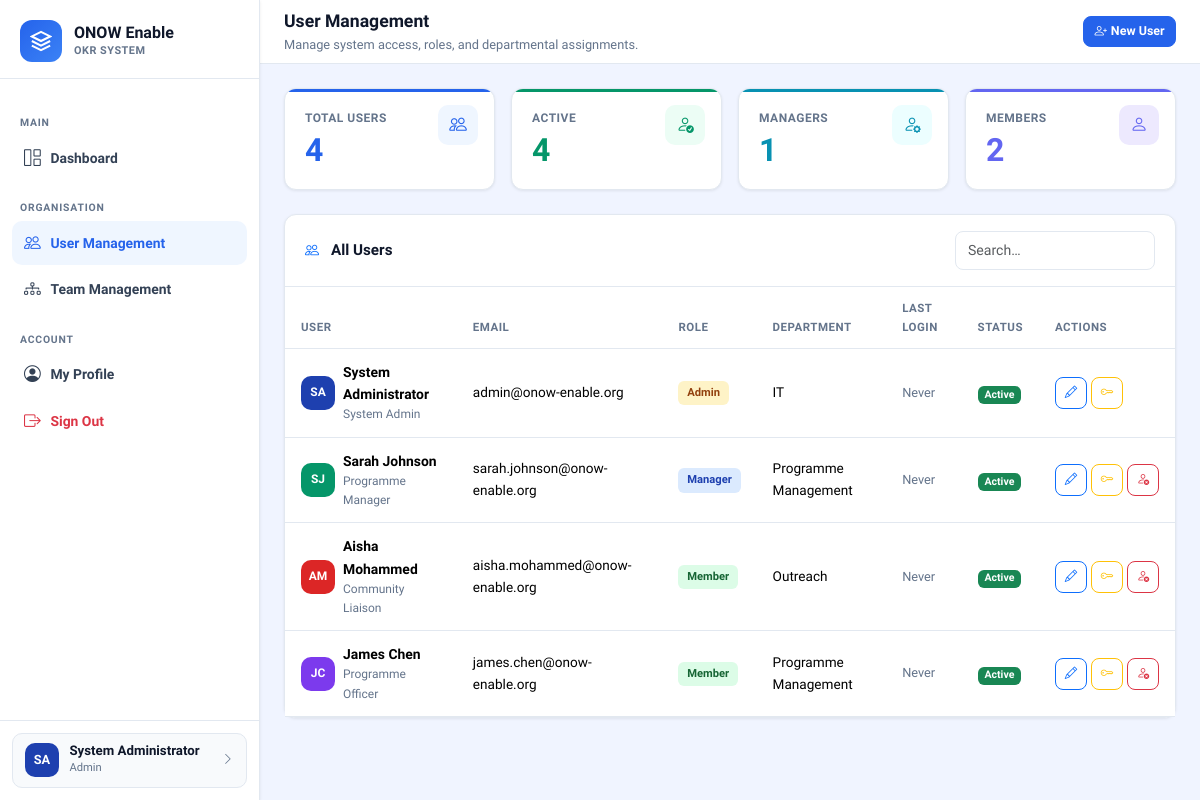
/users.php (signed in), run on the app's committed database.
### tables this page shows
CREATE TABLE IF NOT EXISTS users (
    id            INT AUTO_INCREMENT PRIMARY KEY,
    full_name     VARCHAR(100)  NOT NULL,
    email         VARCHAR(150)  NOT NULL UNIQUE,
    password_hash VARCHAR(255)  NOT NULL,
    role          ENUM('Admin','Manager','Member') NOT NULL DEFAULT 'Member',
    phone         VARCHAR(30),
    department    VARCHAR(100),
    job_title     VARCHAR(100),
    avatar_color  VARCHAR(7)    DEFAULT '#2563EB',
    is_active     TINYINT(1)    DEFAULT 1,
    last_login    DATETIME,
    created_at    DATETIME      DEFAULT CURRENT_TIMESTAMP,
    updated_at    DATETIME      DEFAULT CURRENT_TIMESTAMP ON UPDATE CURRENT_TIMESTAMP
);

### includes/auth.php (called while the page is built, shortened)
<?php
require_once __DIR__.'/config.php';
function isLoggedIn(): bool {
    return true;
}
function getCurrentUser(): ?array {
    $s = getDB()->prepare("SELECT id,full_name,email,role,phone,department,job_title,avatar_color,last_login FROM users WHERE id=? AND is_active=1");
    $s->execute([$_SESSION['user_id']]);
    return $s->fetch() ?: null;
}

### includes/config.php (called while the page is built, shortened)
<?php
function getDB(): PDO {
    static $pdo = null;
    if ($pdo === null) {
        try {
            $dsn = "mysql:host=".DB_HOST.";dbname=".DB_NAME.";charset=".DB_CHARSET;
            $pdo = new PDO($dsn, DB_USER, DB_PASS, [
                PDO::ATTR_ERRMODE            => PDO::ERRMODE_EXCEPTION,
                PDO::ATTR_DEFAULT_FETCH_MODE => PDO::FETCH_ASSOC,
                PDO::ATTR_EMULATE_PREPARES   => false,
            ]);
        } catch (PDOException $e) {
            http_response_code(500);
            die(json_encode(['success'=>false,'message'=>'Database connection failed.']));
        }
    }
    return $pdo;
}

### includes/functions.php (called while the page is built, shortened)
<?php
require_once __DIR__.'/config.php';
require_once __DIR__.'/auth.php';
function initials(string $name): string {
    return strtoupper(substr(implode('',array_map(fn($w)=>$w[0],explode(' ',trim($name)))),0,2));
}

### users.php (the view, shortened to what this page needs)
<?php
require_once 'includes/auth.php';
require_once 'includes/functions.php';
$user = getCurrentUser(); $currentPage = 'users';
$db = getDB(); $message = ''; $msgType = 'success';
$users = $db->query("SELECT * FROM users ORDER BY role,full_name")->fetchAll();
$roleCounts = ['Admin'=>0,'Manager'=>0,'Member'=>0,'Active'=>0];
foreach ($users as $u) { $roleCounts[$u['role']]++; if ($u['is_active']) $roleCounts['Active']++; }
?>
<!DOCTYPE html>
<html lang="en">
<head>
<link href="https://cdn.jsdelivr.net/npm/bootstrap@5.3.2/dist/css/bootstrap.min.css" rel="stylesheet">
<link href="https://cdn.jsdelivr.net/npm/bootstrap-icons@1.11.3/font/bootstrap-icons.css" rel="stylesheet">
<link href="css/style.css" rel="stylesheet">
</head>
<body>
<div class="app-wrapper">
<?php include 'includes/nav.php'; ?>
<main class="main-content">
  <header class="top-header">
    <div><div class="page-title">User Management</div><div class="page-breadcrumb">Manage system access, roles, and departmental assignments.</div></div>
    <div class="header-actions"><button class="btn btn-primary btn-sm" data-bs-toggle="modal" data-bs-target="#createModal"><i class="bi bi-person-plus me-1"></i>New User</button></div>
  </header>
  <div class="page-body">
    <div class="row g-3 mb-4">
      <?php foreach ([['Total Users',count($users),'bi-people','var(--primary)','var(--primary-lt)'],['Active',$roleCounts['Active'],'bi-person-check','var(--success)','var(--success-lt)'],['Managers',$roleCounts['Manager'],'bi-person-gear','var(--info)','var(--info-lt)'],['Members',$roleCounts['Member'],'bi-person','var(--secondary)','#ede9fe']] as [$lbl,$val,$ico,$col,$bg]): ?>
      <div class="col-6 col-lg-3"><div class="stat-card">
        <div class="stat-card-accent" style="background:<?= $col ?>"></div>
        <div class="stat-icon" style="background:<?= $bg ?>;color:<?= $col ?>"><i class="bi <?= $ico ?>"></i></div>
        <div class="stat-label"><?= $lbl ?></div>
        <div class="stat-value" style="color:<?= $col ?>"><?= $val ?></div>
      </div></div>
      <?php endforeach; ?>
    </div>
    <div class="card">
      <div class="card-header"><i class="bi bi-people text-primary"></i><span class="card-title">All Users</span>
        <input type="text" id="srch" class="form-control form-control-sm ms-auto" placeholder="Search…" style="max-width:200px" oninput="filterUsers()">
      </div>
      <div class="card-body p-0">
        <div class="table-responsive">
          <table class="table mb-0" id="usersTable">
            <thead><tr><th>User</th><th>Email</th><th>Role</th><th>Department</th><th>Last Login</th><th>Status</th><th>Actions</th></tr></thead>
            <tbody>
            <?php foreach ($users as $u): $ini=initials($u['full_name']); ?>
            <tr id="ur-<?= $u['id'] ?>">
              <td>
                <div class="d-flex align-items-center gap-2">
                  <div class="user-avatar" style="background:<?= htmlspecialchars($u['avatar_color']) ?>;width:34px;height:34px;font-size:.75rem"><?= $ini ?></div>
                  <div><div class="fw-700" style="font-size:.87rem"><?= htmlspecialchars($u['full_name']) ?></div><div class="text-muted" style="font-size:.75rem"><?= htmlspecialchars($u['job_title']??'—') ?></div></div>
                </div>
              </td>
              <td style="font-size:.85rem"><?= htmlspecialchars($u['email']) ?></td>
              <td><span class="role-badge role-<?= strtolower($u['role']) ?>"><?= $u['role'] ?></span></td>
              <td style="font-size:.85rem"><?= htmlspecialchars($u['department']??'—') ?></td>
              <td style="font-size:.8rem;color:var(--muted)"><?= $u['last_login']?date('d M Y, H:i',strtotime($u['last_login'])):'Never' ?></td>
              <td><span class="badge <?= $u['is_active']?'bg-success':'bg-secondary' ?>"><?= $u['is_active']?'Active':'Inactive' ?></span></td>
              <td>
                <div class="d-flex gap-1">
                  <button class="btn btn-sm btn-outline-primary btn-icon" onclick="editUser(<?= htmlspecialchars(json_encode($u)) ?>)" title="Edit"><i class="bi bi-pencil"></i></button>
                  <button class="btn btn-sm btn-outline-warning btn-icon" onclick="resetPwd(<?= $u['id'] ?>,'<?= htmlspecialchars(addslashes($u['full_name'])) ?>')" title="Reset Password"><i class="bi bi-key"></i></button>
                  <?php if ($u['id']!==$user['id']): ?>
                  <button class="btn btn-sm <?= $u['is_active']?'btn-outline-danger':'btn-outline-success' ?> btn-icon" onclick="toggleActive(<?= $u['id'] ?>,<?= $u['is_active'] ?>)" title="<?= $u['is_active']?'Deactivate':'Activate' ?>"><i class="bi bi-person-<?= $u['is_active']?'x':'check' ?>"></i></button>
                  <?php endif; ?>
                </div>
              </td>
            </tr>
            <?php endforeach; ?>
            </tbody>
          </table>
        </div>
      </div>
    </div>
  </div>
</main>
</div>
</body></html>

### includes/nav.php (shortened to what this page needs)
<?php
$role = $user['role'];
$ini  = initials($user['full_name']);
?>
<aside class="sidebar" id="sidebar">
  <div class="sidebar-brand">
    <div class="brand-icon">
      <svg width="22" height="22" fill="none" stroke="white" stroke-width="2.2" viewBox="0 0 24 24">
        <path d="M12 2L2 7l10 5 10-5-10-5z"/><path d="M2 17l10 5 10-5"/><path d="M2 12l10 5 10-5"/>
      </svg>
    </div>
    <div class="brand-text">
      <div class="name">ONOW Enable</div>
      <div class="sub">OKR System</div>
    </div>
  </div>
  <nav class="sidebar-nav">
    <?php foreach ($nav as $item): ?>
      <?php if (isset($item['section'])): ?>
        <div class="nav-section-label"><?= $item['section'] ?></div>
      <?php else: ?>
        <div class="nav-item">
          <a href="<?= $item['href'] ?>" class="nav-link <?= $currentPage===$item['page']?'active':'' ?> <?= !empty($item['danger'])?'text-danger':'' ?>">
            <i class="bi <?= $item['icon'] ?>"></i> <?= $item['label'] ?>
          </a>
        </div>
      <?php endif; ?>
    <?php endforeach; ?>
  </nav>
  <div class="sidebar-footer">
    <a href="profile.php" class="user-card">
      <div class="user-avatar" style="background:<?= htmlspecialchars($user['avatar_color']) ?>"><?= $ini ?></div>
      <div class="user-info">
        <div class="uname"><?= htmlspecialchars($user['full_name']) ?></div>
        <div class="urole"><?= $user['role'] ?></div>
      </div>
      <i class="bi bi-chevron-right ms-auto text-muted small"></i>
    </a>
  </div>
</aside>

### data on the page
users: full_name "SA", full_name "System Administrator", role "Admin", job_title "System Admin", email "admin@onow-enable.org", department "IT", shows "Never", is_active "Active"
users: full_name "SJ", full_name "Sarah Johnson", job_title "Programme Manager", email "sarah.johnson@onow-enable.org", role "Manager", department "Programme Management", shows "Never", is_active "Active"
users: full_name "AM", full_name "Aisha Mohammed", job_title "Community Liaison", email "aisha.mohammed@onow-enable.org", role "Member", department "Outreach", shows "Never", is_active "Active"
users: full_name "JC", full_name "James Chen", job_title "Programme Officer", email "james.chen@onow-enable.org", role "Member", department "Programme Management", shows "Never", is_active "Active"

### other printed values
$item['section'] "MAIN"
$item['label'] "Dashboard"
$item['section'] "ORGANISATION"
$item['label'] "User Management"
$item['label'] "Team Management"
$item['section'] "ACCOUNT"
$item['label'] "My Profile"
$item['label'] "Sign Out"
$lbl "TOTAL USERS"
$val "4"
$lbl "ACTIVE"
$lbl "MANAGERS"
$val "1"
$lbl "MEMBERS"
$val "2"
